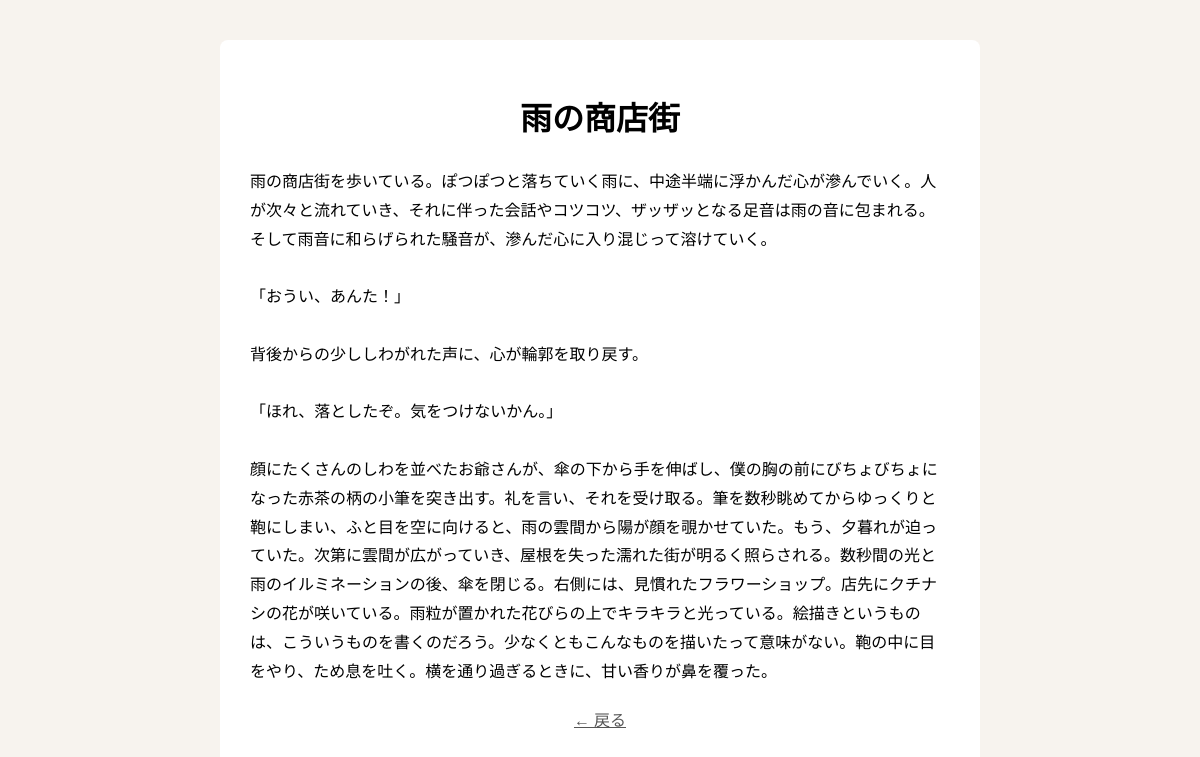
Page /view/2 on the committed database.
### tables this page shows
CREATE TABLE posts (
            id INTEGER PRIMARY KEY AUTOINCREMENT,
            title TEXT NOT NULL,
            content TEXT NOT NULL
        );

### app.py (the view)
@app.route("/view/<int:post_id>")
def view(post_id):
    with sqlite3.connect(DB) as conn:
        c = conn.cursor()
        c.execute("SELECT title, content FROM posts WHERE id=?", (post_id,))
        post = c.fetchone()
    return render_template("view.html", post=post)

### templates/view.html (shortened to what this page needs)
<!DOCTYPE html>
<html>
<head>
</head>
<body>
<div class="box">
  <h1>{{ post[0] }}</h1>
  <pre>{{ post[1] }}</pre>
  <a href="/">← 戻る</a>
</div>
</body>
</html>

### templates/view.html (style rules this page uses)
body { font-family: "Yu Mincho", serif; background: #f7f3ee; margin: 40px; line-height: 1.8; }
.box { background: white; padding: 30px; max-width: 700px; margin: auto; border-radius: 8px; }
h1 { text-align: center; margin-bottom: 20px; }
pre { white-space: pre-wrap; font-size: 16px; }
a { display: block; margin-top: 20px; text-align: center; color: #555; }

### rows in the picture
posts: title "雨の商店街", content "雨の商店街を歩いている。ぽつぽつと落ちていく雨に、中途半端に浮かんだ心が滲んでいく。人が次々と流れていき、それに伴った会話やコツコツ、ザッザッとなる足音は雨の音に包まれる。そして雨音に和らげられた騒音が、滲んだ心に入り混じって溶けていく。 「おうい、あんた！」 背後からの少ししわがれた声に、心が輪郭を取り戻す。 「ほれ、落としたぞ。気をつけないかん。」 顔にたくさんのしわを並べたお爺さんが、傘の下から手を伸ばし、僕の胸の前にびちょびちょになった赤茶の柄の小筆を突き出す。礼を言い、それを受け取る。筆を数秒眺めてからゆっくりと鞄にしまい、ふと目を空に向けると、雨の雲間から陽が顔を覗かせていた。もう、夕暮れが迫っていた。次第に雲間が広がっていき、屋根を失った濡れた街が明るく照らされる。数秒間の光と雨のイルミネーションの後、傘を閉じる。右側には、見慣れたフラワーショップ。店先にクチナシの花が咲いている。雨粒が置かれた花びらの上でキラキラと光っている。絵描きというものは、こういうものを書くのだろう。少なくともこんなものを描いたって意味がない。鞄の中に目をやり、ため息を吐く。横を通り過ぎるときに、甘い香りが鼻を覆った。"
